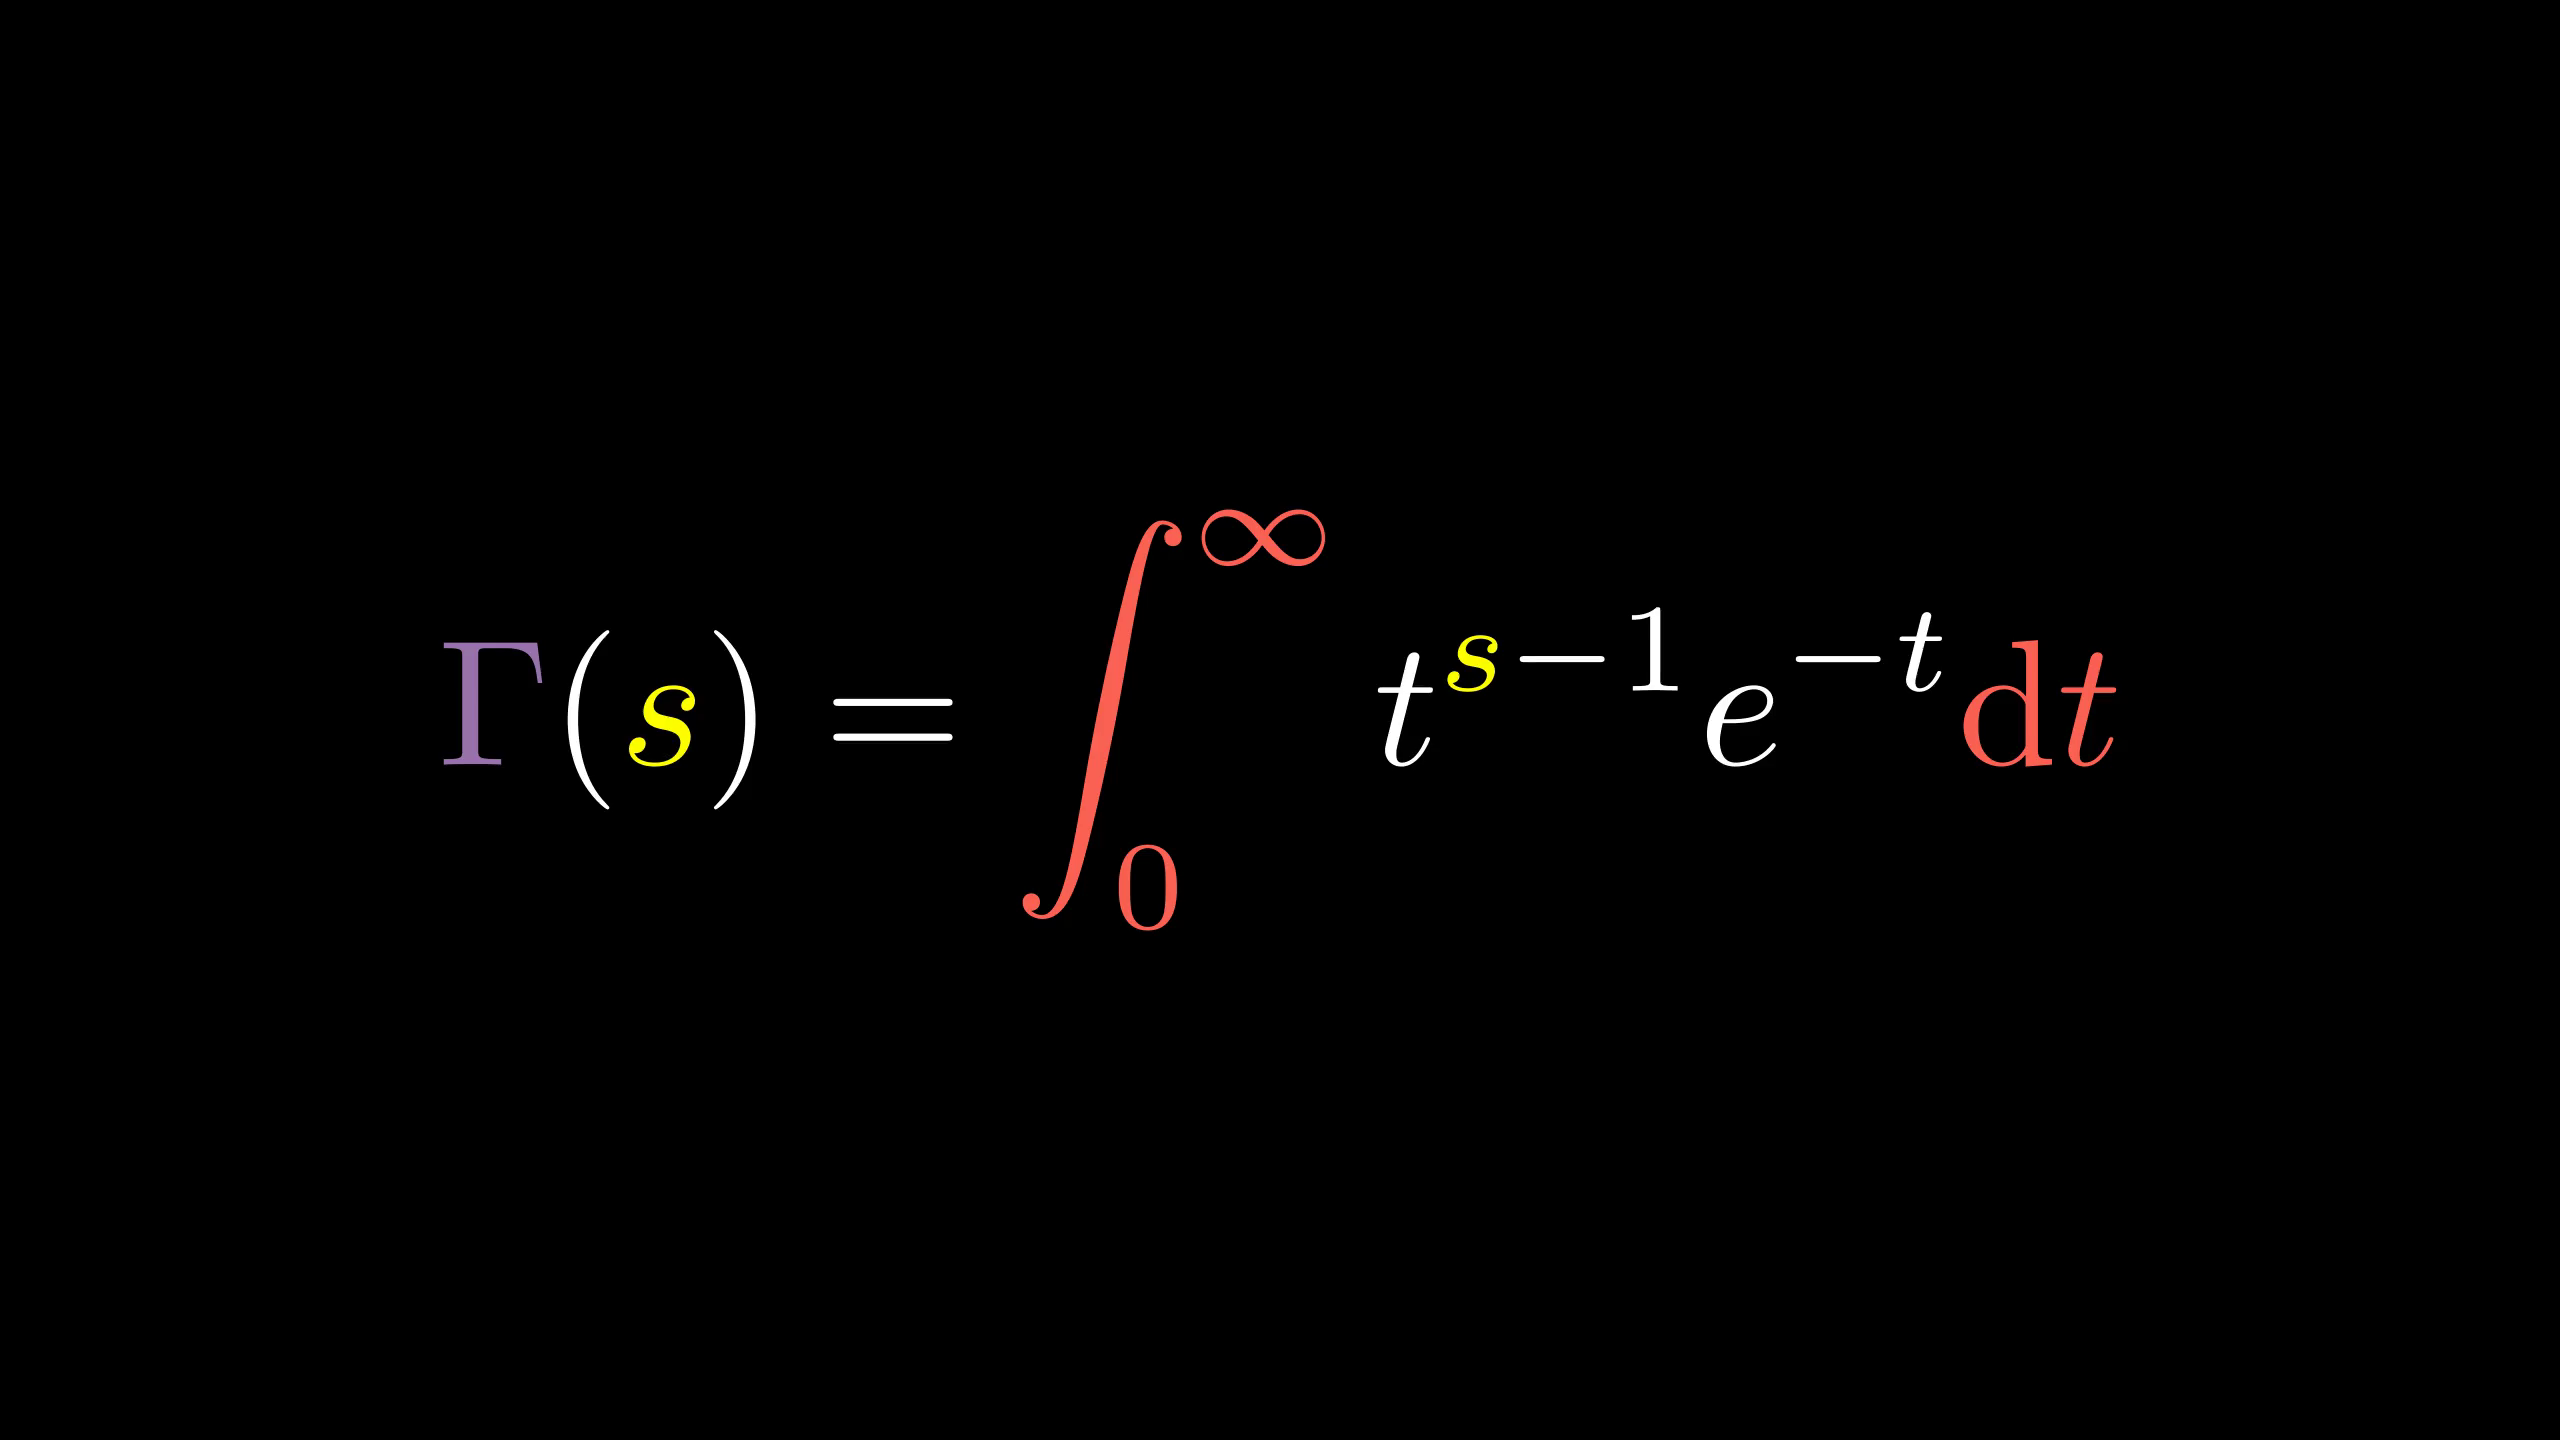

This chart was generated by the following Python code:
from manimlib.imports import *

class GammaDefScene(Scene):
    def construct(self):
        fml=TexMobject(r"\Gamma(s)=\int_0^\infty t^{s-1}e^{-t}\mathrm dt",
                tex_to_color_map={
                    r"\Gamma":PURPLE,
                    r"s":YELLOW,
                    r"\int_0^\infty":RED,
                    r"\mathrm dt":RED
                }).scale(2)
        self.add(fml)
        self.wait()
